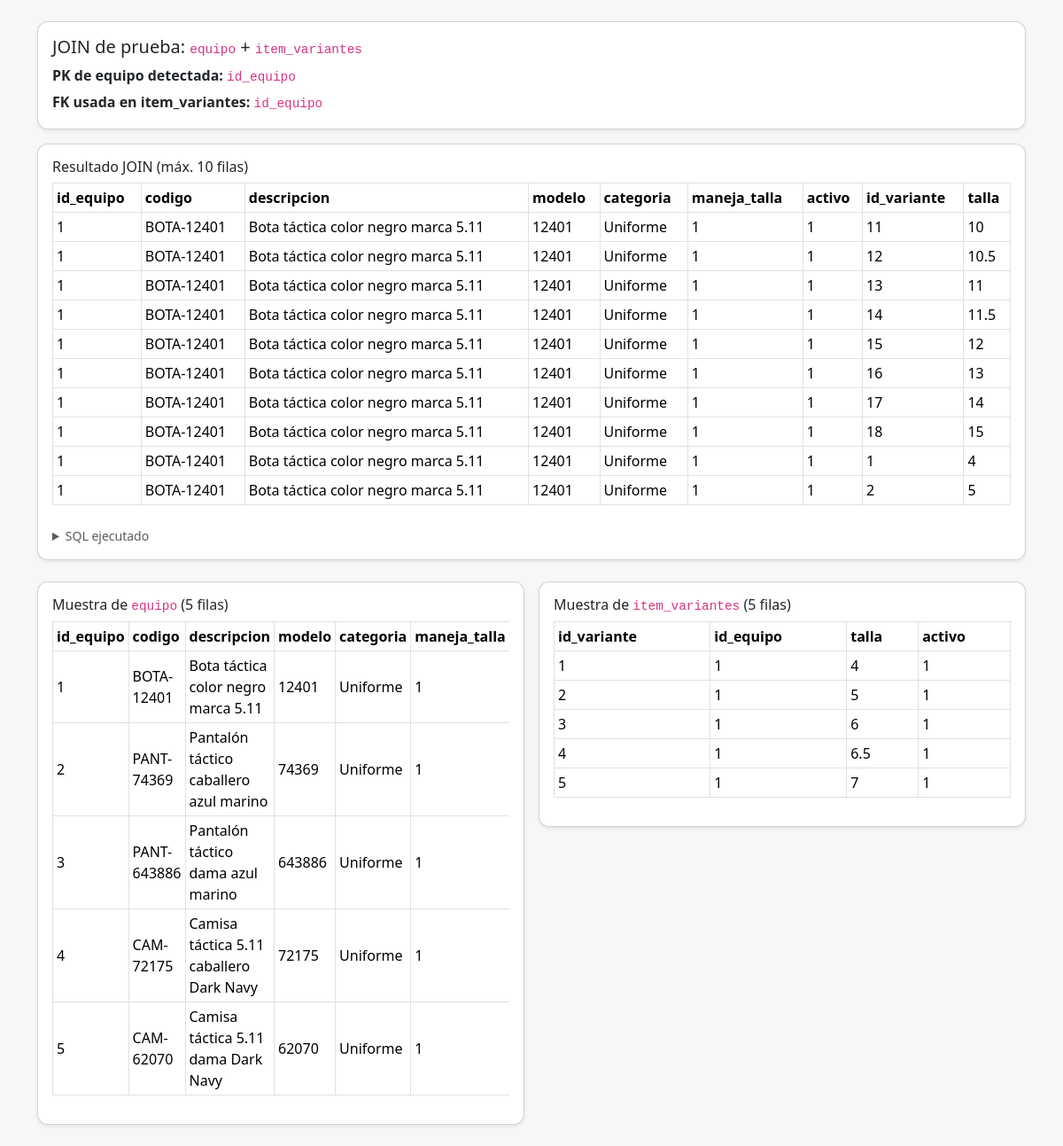
/modules/uniformes/lista_demo.php, run on the app's committed database.
### tables this page shows
CREATE TABLE IF NOT EXISTS item_variantes (
  id_variante INT AUTO_INCREMENT PRIMARY KEY,
  id_equipo   INT         NOT NULL,
  talla       VARCHAR(20) NOT NULL,            
  activo      TINYINT(1)  NOT NULL DEFAULT 1,

   
  CONSTRAINT uq_equipo_talla UNIQUE (id_equipo, talla),

   
  CONSTRAINT fk_var_equipo FOREIGN KEY (id_equipo)
    REFERENCES equipo(id_equipo)
    ON UPDATE CASCADE
    ON DELETE CASCADE
);

CREATE TABLE IF NOT EXISTS equipo (
  id_equipo     INT AUTO_INCREMENT PRIMARY KEY,
  codigo        VARCHAR(50)  NOT NULL UNIQUE,  
  descripcion   VARCHAR(255) NOT NULL,
  modelo        VARCHAR(50)  NOT NULL,
  categoria     VARCHAR(50)  NOT NULL,
  maneja_talla  TINYINT(1)   NOT NULL DEFAULT 1,
  activo        TINYINT(1)   NOT NULL DEFAULT 1
);

### includes/db.php (called while the page is built, shortened)
<?php
function db(): mysqli
{
    $cn = $GLOBALS['DB_CONN'] ?? null;
    if ($cn instanceof mysqli) {
        if (@$cn->ping()) {
            return $cn;
        } else {
            @mysqli_close($cn);
            $GLOBALS['DB_CONN'] = null;
        }
    }
    $cn = mysqli_init();
    mysqli_options($cn, MYSQLI_OPT_CONNECT_TIMEOUT, 5);
    return $cn;
}
function db_select(string $sql, array $params = [], ?string $types = null): array
{
    $cn = db();
    $stmt = mysqli_prepare($cn, $sql);
    if (!mysqli_stmt_execute($stmt)) {
        $err = mysqli_stmt_error($stmt);
        $code = mysqli_stmt_errno($stmt);
        mysqli_stmt_close($stmt);
        throw new mysqli_sql_exception('db_select: execute failed: ' . $err, $code);
    }
    $result = mysqli_stmt_get_result($stmt);
    $rows = mysqli_fetch_all($result, MYSQLI_ASSOC);
    return $rows;
}
function db_select_all(string $sql, array $params = [], ?string $types = null): array
{
    return db_select($sql, $params, $types);
}

### modules/uniformes/lista_demo.php (the view, shortened to what this page needs)
<?php
require_once __DIR__ . '/../../includes/db.php';
function describe_table(string $table)
{
    return db_select_all("DESCRIBE `$table`");
}
function pick_primary_key(string $table): ?string
{
    $desc = describe_table($table);
    if (!empty($desc) && empty($desc['_error'])) {
        foreach ($desc as $col) {
            if (($col['Key'] ?? '') === 'PRI') return $col['Field'];
        }
    }
    return null;
}
function pick_fk_to_equipo(array $columns): ?string
{
    $patterns = ['equipo_id', 'id_equipo', 'fk_equipo', 'equipo', 'equipoID', 'IDEQUIPO'];
    foreach ($columns as $c) {
        $name = $c['Field'] ?? '';
        $low  = strtolower($name);
        if (in_array($low, array_map('strtolower', $patterns), true)) {
            return $name;
        }
    }
    return null;
}
function select_all_limited(string $table, int $limit = 10)
{
    return db_select_all("SELECT * FROM `$table` LIMIT " . intval($limit));
}
$errors = [];
$join_rows = [];
$fk_used   = null;
$pk_equipo = null;
if (!$errors) {
    $pk_equipo = pick_primary_key('equipo') ?? 'id';
    $desc_var   = describe_table('item_variantes');
    $fk_used    = (!empty($desc_var) && empty($desc_var['_error'])) ? pick_fk_to_equipo($desc_var) : null;
    if ($fk_used) {
        $join_sql  = "SELECT e.*, v.*
                      FROM `equipo` e
                      JOIN `item_variantes` v ON v.`$fk_used` = e.`$pk_equipo`
                      LIMIT 10";
        $join_rows = db_select_all($join_sql);
    } else {
        $errors[] = "No se detectó una columna foránea clara en 'item_variantes' que apunte a 'equipo'.";
    }
}
$sample_equipo = select_all_limited('equipo', 5);
$sample_vars   = select_all_limited('item_variantes', 5);
?>
<!doctype html>
<html lang="es">
<head>
    <link rel="stylesheet" href="/intranet-CEPESP/assets/css/bootstrap.min.css">
</head>
<body>
    <div class="container py-4">
        <div class="card shadow-sm mb-3">
            <div class="card-body">
                <h1 class="h5 mb-2">JOIN de prueba: <code>equipo</code> + <code>item_variantes</code></h1>
                <p class="mb-1"><strong>PK de equipo detectada:</strong> <code><?= htmlspecialchars((string)$pk_equipo) ?></code></p>
                <p class="mb-0"><strong>FK usada en item_variantes:</strong> <code><?= htmlspecialchars((string)$fk_used) ?: '— (no detectada)' ?></code></p>
            </div>
        </div>
        <?php if ($fk_used && empty($join_rows['_error'])): ?>
            <div class="card shadow-sm mb-4">
                <div class="card-body">
                    <h2 class="h6">Resultado JOIN (máx. 10 filas)</h2>
                    <?php if ($join_rows): ?>
                        <div class="table-responsive">
                            <table class="table table-sm table-bordered align-middle">
                                <thead>
                                    <tr>
                                        <?php foreach (array_keys($join_rows[0]) as $col): ?>
                                            <th><?= htmlspecialchars($col) ?></th>
                                        <?php endforeach; ?>
                                    </tr>
                                </thead>
                                <tbody>
                                    <?php foreach ($join_rows as $r): ?>
                                        <tr>
                                            <?php foreach ($r as $val): ?>
                                                <td><?= htmlspecialchars((string)$val) ?></td>
                                            <?php endforeach; ?>
                                        </tr>
                                    <?php endforeach; ?>
                                </tbody>
                            </table>
                        </div>
                        <details class="mt-2">
                            <summary class="small text-muted">SQL ejecutado</summary>
                        </details>
                    <?php else: ?>
                        <div class="text-muted">Sin filas para mostrar.</div>
                    <?php endif; ?>
                </div>
            </div>
        <?php endif; ?>
        <div class="row g-3">
            <div class="col-md-6">
                <div class="card shadow-sm">
                    <div class="card-body">
                        <h2 class="h6 mb-2">Muestra de <code>equipo</code> (5 filas)</h2>
                        <?php if (!empty($sample_equipo) && empty($sample_equipo['_error'])): ?>
                            <div class="table-responsive">
                                <table class="table table-sm table-bordered align-middle">
                                    <thead>
                                        <tr>
                                            <?php foreach (array_keys($sample_equipo[0] ?? []) as $c): ?>
                                                <th><?= htmlspecialchars($c) ?></th>
                                            <?php endforeach; ?>
                                        </tr>
                                    </thead>
                                    <tbody>
                                        <?php foreach ($sample_equipo as $r): ?>
                                            <tr>
                                                <?php foreach ($r as $v): ?>
                                                    <td><?= htmlspecialchars((string)$v) ?></td>
                                                <?php endforeach; ?>
                                            </tr>
                                        <?php endforeach; ?>
                                    </tbody>
                                </table>
                            </div>
                        <?php else: ?>
                            <div class="text-muted">No se pudo leer <code>equipo</code>.</div>
                        <?php endif; ?>
                    </div>
                </div>
            </div>
            <div class="col-md-6">
                <div class="card shadow-sm">
                    <div class="card-body">
                        <h2 class="h6 mb-2">Muestra de <code>item_variantes</code> (5 filas)</h2>
                        <?php if (!empty($sample_vars) && empty($sample_vars['_error'])): ?>
                            <div class="table-responsive">
                                <table class="table table-sm table-bordered align-middle">
                                    <thead>
                                        <tr>
                                            <?php foreach (array_keys($sample_vars[0] ?? []) as $c): ?>
                                                <th><?= htmlspecialchars($c) ?></th>
                                            <?php endforeach; ?>
                                        </tr>
                                    </thead>
                                    <tbody>
                                        <?php foreach ($sample_vars as $r): ?>
                                            <tr>
                                                <?php foreach ($r as $v): ?>
                                                    <td><?= htmlspecialchars((string)$v) ?></td>
                                                <?php endforeach; ?>
                                            </tr>
                                        <?php endforeach; ?>
                                    </tbody>
                                </table>
                            </div>
                        <?php else: ?>
                            <div class="text-muted">No se pudo leer <code>item_variantes</code>.</div>
                        <?php endif; ?>
                    </div>
                </div>
            </div>
        </div>
    </div>
</body>
</html>

### modules/uniformes/lista_demo.php (style rules this page uses)
body { background: #f6f7f9 }
.card { border-radius: 12px }
code { font-size: .9rem }

### data on the page
item_variantes: val "1", id_equipo.codigo "BOTA-12401", id_equipo.descripcion "Bota táctica color negro marca 5.11", id_equipo.modelo "12401", id_equipo.categoria "Uniforme", id_variante "11", talla "10"
item_variantes: val "1", id_equipo.codigo "BOTA-12401", id_equipo.descripcion "Bota táctica color negro marca 5.11", id_equipo.modelo "12401", id_equipo.categoria "Uniforme", id_variante "12", talla "10.5"
item_variantes: val "1", id_equipo.codigo "BOTA-12401", id_equipo.descripcion "Bota táctica color negro marca 5.11", id_equipo.modelo "12401", id_equipo.categoria "Uniforme", id_variante "13", talla "11"
item_variantes: val "1", id_equipo.codigo "BOTA-12401", id_equipo.descripcion "Bota táctica color negro marca 5.11", id_equipo.modelo "12401", id_equipo.categoria "Uniforme", id_variante "14", talla "11.5"
item_variantes: val "1", id_equipo.codigo "BOTA-12401", id_equipo.descripcion "Bota táctica color negro marca 5.11", id_equipo.modelo "12401", id_equipo.categoria "Uniforme", id_variante "15", talla "12"
item_variantes: val "1", id_equipo.codigo "BOTA-12401", id_equipo.descripcion "Bota táctica color negro marca 5.11", id_equipo.modelo "12401", id_equipo.categoria "Uniforme", id_variante "16", talla "13"
item_variantes: val "1", id_equipo.codigo "BOTA-12401", id_equipo.descripcion "Bota táctica color negro marca 5.11", id_equipo.modelo "12401", id_equipo.categoria "Uniforme", id_variante "17", talla "14"
item_variantes: val "1", id_equipo.codigo "BOTA-12401", id_equipo.descripcion "Bota táctica color negro marca 5.11", id_equipo.modelo "12401", id_equipo.categoria "Uniforme", id_variante "18", talla "15"
item_variantes: val "1", id_equipo.codigo "BOTA-12401", id_equipo.descripcion "Bota táctica color negro marca 5.11", id_equipo.modelo "12401", id_equipo.categoria "Uniforme", talla "4", v "1"
item_variantes: val "1", id_equipo.codigo "BOTA-12401", id_equipo.descripcion "Bota táctica color negro marca 5.11", id_equipo.modelo "12401", id_equipo.categoria "Uniforme", id_variante "2", talla "5", v "1"
equipo: v "1", codigo "BOTA-12401", descripcion "Bota táctica color negro marca 5.11", modelo "12401", categoria "Uniforme"
equipo: id_equipo "2", codigo "PANT-74369", descripcion "Pantalón táctico caballero azul marino", modelo "74369", categoria "Uniforme", v "1"
equipo: id_equipo "3", codigo "PANT-643886", descripcion "Pantalón táctico dama azul marino", modelo "643886", categoria "Uniforme", v "1"
equipo: id_equipo "4", codigo "CAM-72175", descripcion "Camisa táctica 5.11 caballero Dark Navy", modelo "72175", categoria "Uniforme", v "1"
equipo: id_equipo "5", codigo "CAM-62070", descripcion "Camisa táctica 5.11 dama Dark Navy", modelo "62070", categoria "Uniforme", v "1"
item_variantes: id_variante "3", v "1", talla "6"
item_variantes: id_variante "4", v "1", talla "6.5"
item_variantes: id_variante "5", v "1", talla "7"

### other printed values
$pk_equipo "id_equipo"
htmlspecialchars((string)$fk_used) ?: '— (no detectada)' "id_equipo"
$col "id_equipo"
$col "codigo"
$col "descripcion"
$col "modelo"
$col "categoria"
$col "maneja_talla"
$col "activo"
$col "id_variante"
$col "talla"
$c "id_equipo"
$c "codigo"
$c "descripcion"
$c "modelo"
